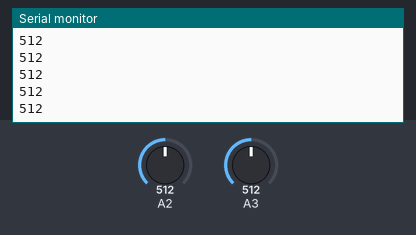
Simulated run of this sketch. Board: Arduino Uno, built with avr-gcc and run on an emulated ATmega328P. Shown: the last lines printed to the serial monitor. The test bench sets the inputs (shaded band); at power-on: A2 = 512, A3 = 512. No radio packets arrive unless stated.

Above: at 1.2 s.
1.3 s: A2 set to 716
At 2.0 s:
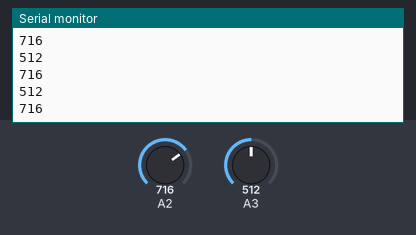
2.8 s: A3 set to 716
At 3.8 s:
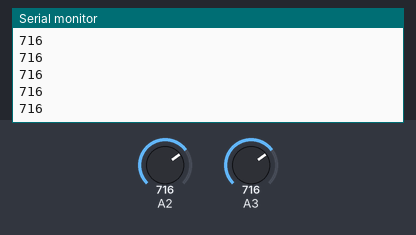
4.3 s: A2 set to 900
At 4.8 s:
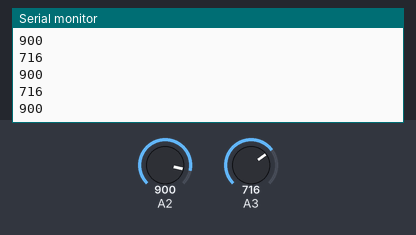
5.8 s: A3 set to 511
At 6.4 s:
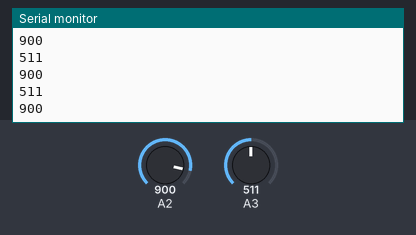
Timing chart, 0 to 8.3 s (numbered marks = the images above; inputs shaded):
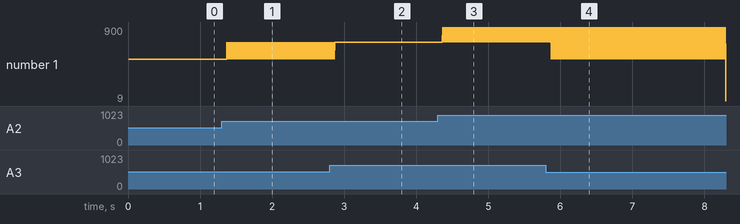

The sketch:

TANK_NRF_Tx_v2_ino.ino
```cpp
//ПЕРЕДАТЧИК

#include <SPI.h>
#include "nRF24L01.h"
#include "RF24.h"

const uint64_t pipe1 = 0xF0F1F2F3F1LL;  //идентификатор передачи "труба1"
const uint64_t pipe2 = 0xF0F1F2F3F2LL;  //идентификатор передачи "труба1"
RF24 radio(9, 10);                     //CE, CSN

void setup() {
  Serial.begin(9600);
  radio.begin();
  delay(2);
  radio.setChannel(80);                 //канал (0-127)
  radio.setDataRate(RF24_250KBPS);       //скорость, RF24_250KBPS (на nRF24L01 "без +" не работает), RF24_1MBPS, RF24_2MBPS
  //меньше скорость, выше чувствительность приемника
  radio.setPALevel(RF24_PA_HIGH);      //мощность передатчика, RF24_PA_MIN=-18dBm, RF24_PA_LOW=-12dBm,
  //radio.openWritingPipe(pipe);         //открываем трубу на передачу
}

void loop() {
  radio.openWritingPipe(pipe1);         //открываем 1 трубу на передачу
  int val1 = analogRead(A2);
  int data1 = val1;
  radio.write(&data1, sizeof(data1));    //отправляем данные и указываем сколько байт

  radio.openWritingPipe(pipe2);         //открываем 2 трубу на передачу
  int val2 = analogRead(A3);
  int data2 = val2;
  radio.write(&data2, sizeof(data2));    //отправляем данные и указываем сколько байт

  Serial.println(val1);
  Serial.println(val2);
}
```

Measured:
- after the input at 1.3 s, the serial monitor: prints a new line after 0.07 s (image 1)
- after the input at 4.3 s, the serial monitor: prints a new line after 0.07 s (image 3)
- after the input at 5.8 s, the serial monitor: prints a new line after 0.07 s (image 4)
- plotted number 1: 512 → 716 after the input at 1.3 s
